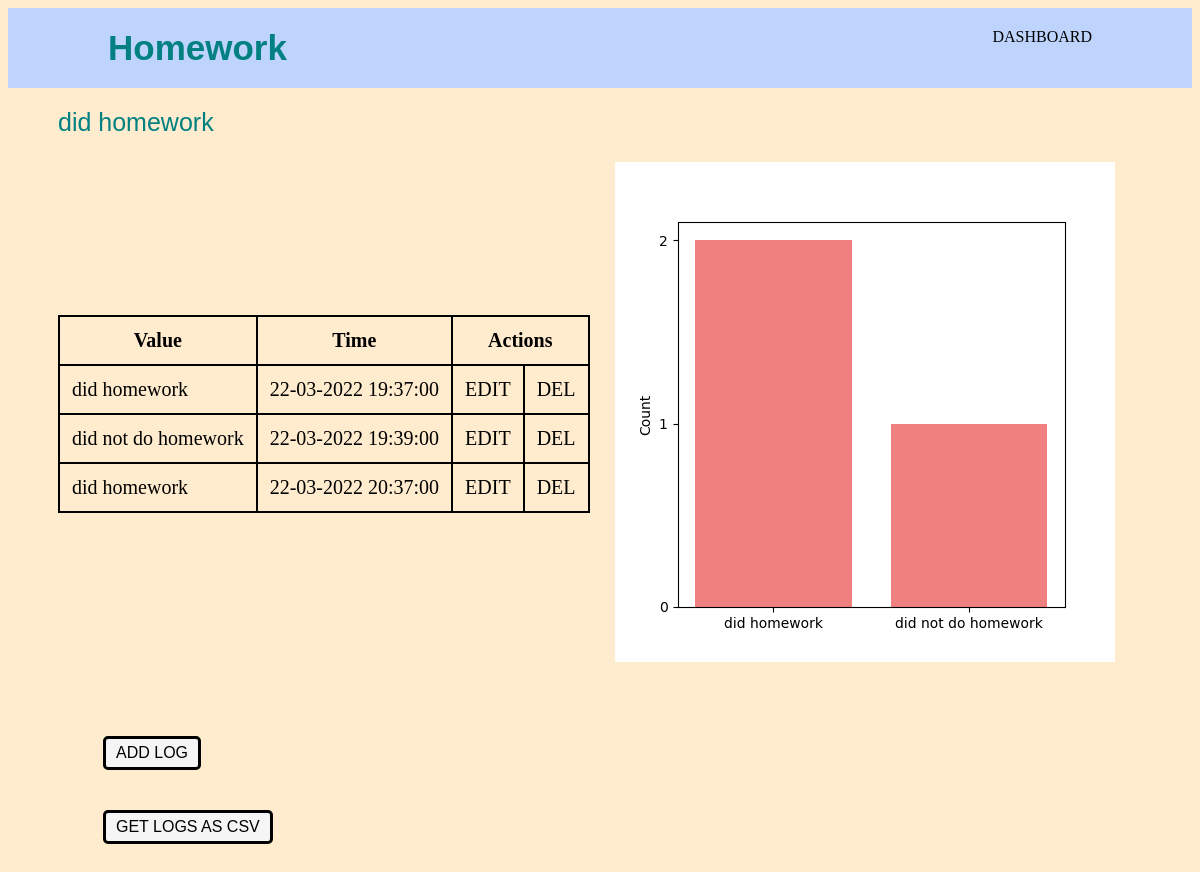
The app's page /tracker/9 (signed in) with its own data.
### app/models.py (models this page shows)
class trackers(db.Model):
    __tablename__ = 'trackers'
    track_id = db.Column(db.Integer,primary_key=True,nullable=False,unique=True,autoincrement=True)
    user_id = db.Column(db.Integer,db.ForeignKey("user.user_id"),nullable=False)
    track_name = db.Column(db.String,nullable=False)
    track_desc = db.Column(db.String,nullable=False)
    track_type = db.Column(db.String,db.CheckConstraint("track_type in ('num','mcq','time','bool')"),nullable=False)
    options = db.Column(db.String,nullable=False)

class logs(db.Model):
    __tablename__ = 'logs'
    track_id = db.Column(db.Integer,db.ForeignKey("trackers.track_id"),nullable=False,primary_key=True)
    time = db.Column(db.DateTime,nullable=False,primary_key=True)
    info = db.Column(db.String,nullable=False)

### app/controllers.py (the view, shortened to what this page needs)
@app.route('/tracker/<int:track_id>',methods=['GET'])
@login_required
def tracker(track_id):
    if request.method == 'GET':
        tracker = trackers.query.filter_by(track_id=track_id).first()
        tracker_logs = logs.query.filter_by(track_id=track_id).all()
        val = []
        time = []
        plot = True
        plot_message = ""
        for log in tracker_logs:
            val.append(log.info)
            time.append(log.time.date())
        if not tracker_logs:
            plot_message = "No Logs Available To Plot Yet"
            plot = False
        else:
            fig, ax = plt.subplots(figsize=(5,5))
            df = pd.DataFrame({'time':time,'val':val})
            if tracker.track_type == 'num':
                df['val'] = df['val'].astype(int)
                plot_df = df.groupby(['time']).sum()
                ax.set_title(f'{tracker.track_name} Graph')
                ax.set_ylabel(f'{tracker.options}')
                ax.set_xlabel('Date')
                ax.xaxis.set_major_formatter(mdates.DateFormatter('%m-%d'))
                ax.xaxis.set_major_locator(mdates.DayLocator(interval=1))
                ax.bar(plot_df.index,plot_df['val'],color=ran_color())
            elif tracker.track_type == 'bool':
                print(tracker.options)
                labels = tracker.options.split(',')
                freq = {key: 0 for key in labels}
                for i in df['val']:
                    freq[i]+=1
                data = []
                for label in labels:
                    data.append(freq[label])
                ax.set_ylabel('Count')
                ax.yaxis.set_major_locator(plticker.MultipleLocator(base=1))
                ax.bar(labels,data,color=ran_color())
            fig.savefig(f'static/{track_id}.png')
        return render_template('tracker.html',track=tracker,logs=tracker_logs,plot=plot,plot_message=plot_message)

### app/controllers.py (called while the page is built)
def ran_color():
    colors = ['mediumpurple','lightcoral','lemonchiffon','lightskyblue','palegreen','peachpuff','paleturquoise']
    t = random.choice(colors)
    print(t)
    return t

@app.template_filter()
def format_time(time):
    return datetime.strftime(time,format)

@app.after_request
def add_header(response):
    response.headers['Cache-Control'] = 'no-store, no-cache, must-revalidate, post-check=0, pre-check=0, max-age=0'
    response.headers['Pragma'] = 'no-cache'
    response.headers['Expires'] = '-1'
    return response

### main.py (called while the page is built)
@login_manager.user_loader
def load_user(user_id):
    return user.query.get(int(user_id))

### templates/tracker.html (shortened to what this page needs)
{% extends 'base.html' %}
{% block styles %}
    <link rel="stylesheet" href={{ url_for('static',filename='styles/table.css') }}>
{% endblock %}
{% block heading %}
    <p id="title">{{ track.track_name }}</p>
{% endblock %}
{% block content %}
<p id="text">{{ track.track_desc }}</p>
<div id="img-table">
    {% if logs|length == 0 %}
    <p>No Activity Logged Yet</p>
    <br>
    {% else %}
    <table id="logs-list">
        <tr>
            <th>
                Value
            </th>
            <th>
                Time
            </th>
            <th colspan="2">
                Actions
            </th>
        </tr>
        {% for log in logs %}
        <tr>
            <td>
                {{ log.info }}
            </td>
            <td>
                {{ log.time|format_time }}
            </td>
            <td>
                <a href="/edit_log/{{ log.track_id }}/{{ log.time|format_time }}">EDIT</a>
            </td>
            <td>
                <a href="/del_log/{{ log.track_id }}/{{ log.time|format_time }}">DEL</a>
            </td>
        </tr>
    {% endfor %}
    </table>
    {% endif %}
    <div>
        {% if plot %}
        <img src="/static/{{ track.track_id }}.png" >
        {% else %}
        <p>{{ plot_message }}</p>
        {% endif %}
    </div>
    <div>
        <button>
            <a href={{ url_for('log', track_id=track.track_id) }}>ADD LOG</a>
        </button>
        <br>
        <button>
            <a href={{ url_for('getcsv', track_id=track.track_id) }}>GET LOGS AS CSV</a>
        </button>
    </div>
</div>
{% endblock %}

### static/styles/common.css (style rules this page uses)
body { background-color: blanchedalmond; }
a { text-decoration: none; color: black; }
p { font-size: 22px; color: rgb(184, 29, 29); margin: 0px; }

### static/styles/base.css (style rules this page uses)
#title { float: left; width: 80%; background-color:rgb(190, 212, 252); color: teal; font-size: 35px; font-weight: 800; font-family: Arial, Helvetica, sans-serif; }
#text { color: teal; font-size: 25px; font-weight: 500; font-family: Arial, Helvetica, sans-serif; }
button { display: inline; background-color: whitesmoke; border: 3px solid black; border-radius: 5px; text-align: center; margin: 20px; padding: 5px 10px; font-size: 16px; }
#img-table { display: flex; flex-wrap: wrap; }
#img-table > * { padding: 25px; align-self: center; }

### static/styles/table.css (style rules this page uses)
table { min-width: 40%; width: auto; }
table, th, td { font-size: 20px; border: 2px solid black; border-collapse: collapse; }
th, td { padding: 12px; }

### records on screen
trackers: track_name "Homework", track_desc "did homework"
logs: info "did homework", time "22-03-2022 19:37:00"
logs: info "did not do homework", time "22-03-2022 19:39:00"
logs: info "did homework", time "22-03-2022 20:37:00"
